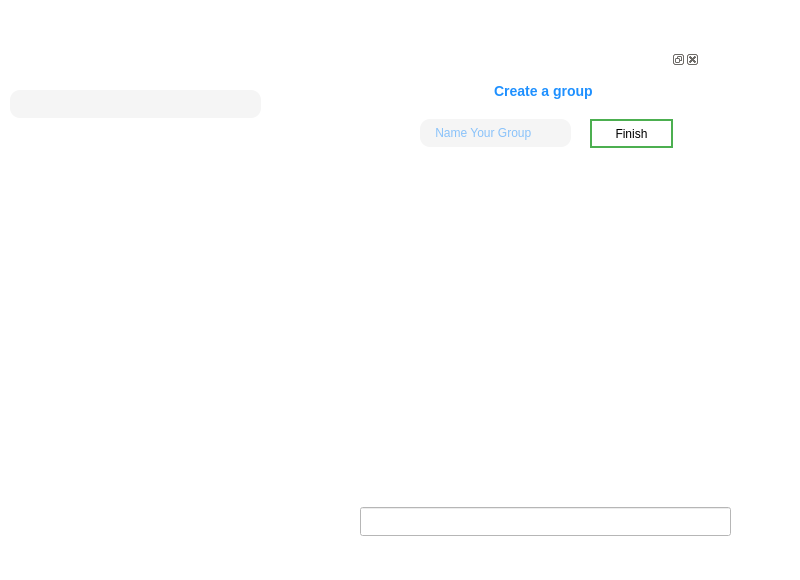
<?xml version="1.0" encoding="UTF-8"?>
<ui version="4.0">
 <class>AppInterface</class>
 <widget class="QMainWindow" name="AppInterface">
  <property name="geometry">
   <rect>
    <x>0</x>
    <y>0</y>
    <width>800</width>
    <height>580</height>
   </rect>
  </property>
  <property name="sizePolicy">
   <sizepolicy hsizetype="Preferred" vsizetype="Preferred">
    <horstretch>3</horstretch>
    <verstretch>0</verstretch>
   </sizepolicy>
  </property>
  <property name="maximumSize">
   <size>
    <width>800</width>
    <height>580</height>
   </size>
  </property>
  <property name="windowTitle">
   <string>MainWindow</string>
  </property>
  <property name="styleSheet">
   <string notr="true">background-color: rgb(255, 255, 255);</string>
  </property>
  <widget class="QWidget" name="centralwidget">
   <property name="minimumSize">
    <size>
     <width>4</width>
     <height>550</height>
    </size>
   </property>
   <property name="maximumSize">
    <size>
     <width>800</width>
     <height>650</height>
    </size>
   </property>
   <property name="baseSize">
    <size>
     <width>800</width>
     <height>550</height>
    </size>
   </property>
   <widget class="QWidget" name="ChatZone" native="true">
    <property name="geometry">
     <rect>
      <x>270</x>
      <y>0</y>
      <width>551</width>
      <height>791</height>
     </rect>
    </property>
    <property name="maximumSize">
     <size>
      <width>900</width>
      <height>800</height>
     </size>
    </property>
    <property name="styleSheet">
     <string notr="true">image: url(:/qwd83nc4xxf41.jpg);
 background-repeat: no-repeat;

    
    opacity: 0.8;</string>
    </property>
    <widget class="QPushButton" name="sendButton">
     <property name="geometry">
      <rect>
       <x>470</x>
       <y>505</y>
       <width>31</width>
       <height>31</height>
      </rect>
     </property>
     <property name="cursor">
      <cursorShape>PointingHandCursor</cursorShape>
     </property>
     <property name="styleSheet">
      <string notr="true">
  image: url(:/send-message.png);  
background:transparent;
 background-repeat: no; 
  width: 200px;
  height: 50px;
  padding: 0;
  border: none;
  cursor: pointer; 
 display: inline-block;


</string>
     </property>
     <property name="text">
      <string/>
     </property>
    </widget>
    <widget class="QLineEdit" name="TextLineEdit">
     <property name="geometry">
      <rect>
       <x>90</x>
       <y>507</y>
       <width>371</width>
       <height>29</height>
      </rect>
     </property>
     <property name="font">
      <font>
       <family>Segoe UI</family>
       <pointsize>-1</pointsize>
       <italic>true</italic>
       <bold>false</bold>
      </font>
     </property>
     <property name="styleSheet">
      <string notr="true">#TextLineEdit{
    background-color: white;
    padding: 5px; 
    font-size: 14px;
    color: black;
    outline: none;
}

#TextLineEdit:hover {
    border-color: #0078d7;  

}

#TextLineEdit:focus {
    border-color: #0078d7;
    box-shadow: 0 0 5px #0078d7;
   
}
  
    
    


 

</string>
     </property>
    </widget>
    <widget class="QPushButton" name="AttachButton">
     <property name="geometry">
      <rect>
       <x>40</x>
       <y>500</y>
       <width>41</width>
       <height>41</height>
      </rect>
     </property>
     <property name="cursor">
      <cursorShape>PointingHandCursor</cursorShape>
     </property>
     <property name="styleSheet">
      <string notr="true">image: url(:/attach.png); 
background:transparent;
 background-repeat: no; 
  width: 200px;
  height: 50px;
  padding: 0;
  border: none;
  cursor: pointer; 
 display: inline-block;</string>
     </property>
     <property name="text">
      <string/>
     </property>
    </widget>
    <widget class="QListWidget" name="listaMesaje">
     <property name="geometry">
      <rect>
       <x>40</x>
       <y>71</y>
       <width>450</width>
       <height>430</height>
      </rect>
     </property>
     <property name="sizePolicy">
      <sizepolicy hsizetype="Expanding" vsizetype="Fixed">
       <horstretch>0</horstretch>
       <verstretch>0</verstretch>
      </sizepolicy>
     </property>
     <property name="maximumSize">
      <size>
       <width>450</width>
       <height>430</height>
      </size>
     </property>
     <property name="focusPolicy">
      <enum>Qt::NoFocus</enum>
     </property>
     <property name="styleSheet">
      <string notr="true">background-color: transparent;
  border: none;
  outline: none;</string>
     </property>
     <property name="verticalScrollBarPolicy">
      <enum>Qt::ScrollBarAsNeeded</enum>
     </property>
     <property name="sizeAdjustPolicy">
      <enum>QAbstractScrollArea::AdjustToContentsOnFirstShow</enum>
     </property>
    </widget>
   </widget>
   <widget class="QListWidget" name="listWidget">
    <property name="geometry">
     <rect>
      <x>0</x>
      <y>120</y>
      <width>271</width>
      <height>461</height>
     </rect>
    </property>
    <property name="styleSheet">
     <string notr="true">background-color: rgb(245, 245, 245);</string>
    </property>
   </widget>
   <widget class="QLabel" name="labelText">
    <property name="geometry">
     <rect>
      <x>130</x>
      <y>0</y>
      <width>121</width>
      <height>41</height>
     </rect>
    </property>
    <property name="styleSheet">
     <string notr="true">background-color: transparent;
    color: #1E90FF;
    font-family: Arial;
    font-size: 14px;
    font-weight: bold;
    text-align: center;
    border: none;</string>
    </property>
    <property name="text">
     <string/>
    </property>
   </widget>
   <widget class="QLineEdit" name="Search">
    <property name="geometry">
     <rect>
      <x>10</x>
      <y>90</y>
      <width>251</width>
      <height>28</height>
     </rect>
    </property>
    <property name="styleSheet">
     <string notr="true">border-radius: 10px;
font: italic 9pt &quot;Segoe UI&quot;;
background-color: rgb(245,245,245);
color:	#1E90FF; 
</string>
    </property>
   </widget>
   <widget class="QWidget" name="ScrollZone" native="true">
    <property name="geometry">
     <rect>
      <x>0</x>
      <y>120</y>
      <width>271</width>
      <height>461</height>
     </rect>
    </property>
    <property name="styleSheet">
     <string notr="true">border: none; </string>
    </property>
   </widget>
   <widget class="QWidget" name="widget" native="true">
    <property name="geometry">
     <rect>
      <x>20</x>
      <y>0</y>
      <width>89</width>
      <height>90</height>
     </rect>
    </property>
    <property name="styleSheet">
     <string notr="true">background-image: url(:/ChatG.png);</string>
    </property>
   </widget>
   <widget class="QPushButton" name="AddFriendButton">
    <property name="geometry">
     <rect>
      <x>220</x>
      <y>40</y>
      <width>41</width>
      <height>41</height>
     </rect>
    </property>
    <property name="cursor">
     <cursorShape>PointingHandCursor</cursorShape>
    </property>
    <property name="styleSheet">
     <string notr="true">background-image: url(:/add-user.png); 
border: none; 
cursor: pointer; 
 background-repeat: no;
</string>
    </property>
    <property name="text">
     <string/>
    </property>
   </widget>
   <widget class="QPushButton" name="CreateGroupButton">
    <property name="geometry">
     <rect>
      <x>160</x>
      <y>40</y>
      <width>51</width>
      <height>41</height>
     </rect>
    </property>
    <property name="cursor">
     <cursorShape>PointingHandCursor</cursorShape>
    </property>
    <property name="styleSheet">
     <string notr="true">background-image: url(:/groups.png);
border: none; 
cursor: pointer; 
 background-repeat: no;</string>
    </property>
    <property name="text">
     <string/>
    </property>
   </widget>
   <widget class="QDockWidget" name="CreateGrup_2">
    <property name="geometry">
     <rect>
      <x>400</x>
      <y>50</y>
      <width>300</width>
      <height>450</height>
     </rect>
    </property>
    <property name="sizePolicy">
     <sizepolicy hsizetype="Fixed" vsizetype="Fixed">
      <horstretch>0</horstretch>
      <verstretch>0</verstretch>
     </sizepolicy>
    </property>
    <widget class="QWidget" name="dockWidgetContents_6">
     <widget class="QPlainTextEdit" name="plainTextEdit">
      <property name="geometry">
       <rect>
        <x>90</x>
        <y>10</y>
        <width>141</width>
        <height>31</height>
       </rect>
      </property>
      <property name="styleSheet">
       <string notr="true">background-color: transparent;
    color: #1E90FF;
    font-family: Arial;
    font-size: 14px;
    font-weight: bold;
    text-align: center;
    border: none;</string>
      </property>
      <property name="plainText">
       <string>Create a group</string>
      </property>
     </widget>
     <widget class="QScrollArea" name="CreateGroupScroll">
      <property name="geometry">
       <rect>
        <x>20</x>
        <y>134</y>
        <width>271</width>
        <height>281</height>
       </rect>
      </property>
      <property name="styleSheet">
       <string notr="true">border: none; </string>
      </property>
      <property name="widgetResizable">
       <bool>true</bool>
      </property>
      <widget class="QWidget" name="scrollAreaWidgetContents">
       <property name="geometry">
        <rect>
         <x>0</x>
         <y>0</y>
         <width>271</width>
         <height>281</height>
        </rect>
       </property>
      </widget>
     </widget>
     <widget class="QLabel" name="label">
      <property name="geometry">
       <rect>
        <x>20</x>
        <y>100</y>
        <width>261</width>
        <height>20</height>
       </rect>
      </property>
      <property name="styleSheet">
       <string notr="true">border-radius: 10px;
font: italic 9pt &quot;Segoe UI&quot;;
color:	#1E90FF; 
</string>
      </property>
      <property name="text">
       <string/>
      </property>
     </widget>
     <widget class="QLineEdit" name="NameGroup">
      <property name="geometry">
       <rect>
        <x>20</x>
        <y>50</y>
        <width>151</width>
        <height>28</height>
       </rect>
      </property>
      <property name="styleSheet">
       <string notr="true">border-radius: 10px;
font: italic 9pt &quot;Segoe UI&quot;;
background-color: rgb(245,245,245);
color:	#1E90FF; </string>
      </property>
      <property name="placeholderText">
       <string>    Name Your Group</string>
      </property>
     </widget>
     <widget class="QPushButton" name="pushButton">
      <property name="geometry">
       <rect>
        <x>190</x>
        <y>50</y>
        <width>83</width>
        <height>29</height>
       </rect>
      </property>
      <property name="styleSheet">
       <string notr="true">#pushButton{
  background-color: white; 
  color: black; 
  border: 2px solid #4CAF50;
}

#pushButton:hover {
  background-color: #4CAF50;
  color: white;
}</string>
      </property>
      <property name="text">
       <string>Finish</string>
      </property>
     </widget>
    </widget>
   </widget>
  </widget>
  <widget class="QMenuBar" name="menubar">
   <property name="geometry">
    <rect>
     <x>0</x>
     <y>0</y>
     <width>800</width>
     <height>25</height>
    </rect>
   </property>
  </widget>
 </widget>
 <resources/>
 <connections/>
</ui>
